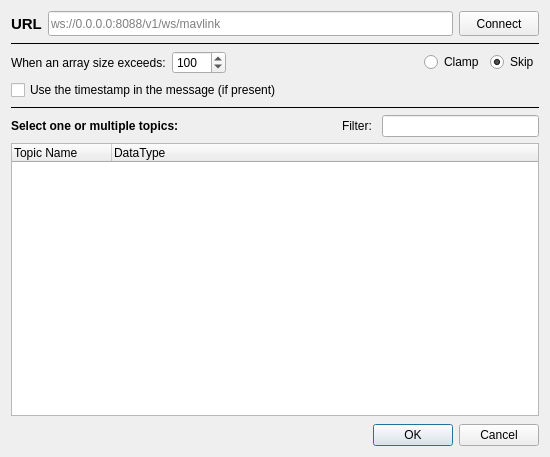
<?xml version="1.0" encoding="UTF-8"?>
<ui version="4.0">
 <class>WebSocketDialog</class>
 <widget class="QWidget" name="WebSocketDialog">
  <property name="geometry">
   <rect>
    <x>0</x>
    <y>0</y>
    <width>550</width>
    <height>457</height>
   </rect>
  </property>
  <property name="windowTitle">
   <string>Form</string>
  </property>
  <layout class="QVBoxLayout" name="verticalLayout_2">
   <item>
    <layout class="QGridLayout" name="gridLayout" columnstretch="0,3,0">
     <item row="0" column="0">
      <widget class="QLabel" name="labelUrl">
       <property name="font">
        <font>
         <pointsize>11</pointsize>
         <weight>75</weight>
         <bold>true</bold>
        </font>
       </property>
       <property name="text">
        <string>URL</string>
       </property>
      </widget>
     </item>
     <item row="0" column="1">
      <widget class="QLineEdit" name="lineEditUrl">
       <property name="minimumSize">
        <size>
         <width>0</width>
         <height>25</height>
        </size>
       </property>
       <property name="maximumSize">
        <size>
         <width>16777215</width>
         <height>25</height>
        </size>
       </property>
       <property name="placeholderText">
        <string>ws://0.0.0.0:8088/v1/ws/mavlink</string>
       </property>
      </widget>
     </item>
     <item row="0" column="2">
      <widget class="QPushButton" name="buttonConnect">
       <property name="minimumSize">
        <size>
         <width>0</width>
         <height>25</height>
        </size>
       </property>
       <property name="maximumSize">
        <size>
         <width>16777215</width>
         <height>25</height>
        </size>
       </property>
       <property name="text">
        <string>Connect</string>
       </property>
       <property name="checkable">
        <bool>true</bool>
       </property>
      </widget>
     </item>
    </layout>
   </item>
   <item>
    <widget class="Line" name="line">
     <property name="frameShadow">
      <enum>QFrame::Plain</enum>
     </property>
     <property name="orientation">
      <enum>Qt::Horizontal</enum>
     </property>
    </widget>
   </item>
   <item>
    <layout class="QHBoxLayout" name="parserOptionsLayout">
     <item>
      <widget class="QLabel" name="labelArraySize">
       <property name="text">
        <string>When an array size exceeds:</string>
       </property>
      </widget>
     </item>
     <item>
      <widget class="QSpinBox" name="spinBoxArraySize">
       <property name="minimum">
        <number>0</number>
       </property>
       <property name="maximum">
        <number>9999</number>
       </property>
       <property name="value">
        <number>100</number>
       </property>
      </widget>
     </item>
     <item>
      <spacer name="parserOptionsSpacer">
       <property name="orientation">
        <enum>Qt::Horizontal</enum>
       </property>
       <property name="sizeHint" stdset="0">
        <size>
         <width>40</width>
         <height>20</height>
        </size>
       </property>
      </spacer>
     </item>
     <item>
      <widget class="QRadioButton" name="radioClamp">
       <property name="text">
        <string>Clamp</string>
       </property>
      </widget>
     </item>
     <item>
      <widget class="QRadioButton" name="radioSkip">
       <property name="text">
        <string>Skip</string>
       </property>
       <property name="checked">
        <bool>true</bool>
       </property>
      </widget>
     </item>
    </layout>
   </item>
   <item>
    <widget class="QCheckBox" name="checkBoxUseTimestamp">
     <property name="text">
      <string>Use the timestamp in the message (if present)</string>
     </property>
    </widget>
   </item>
   <item>
    <widget class="Line" name="line_2">
     <property name="frameShadow">
      <enum>QFrame::Plain</enum>
     </property>
     <property name="orientation">
      <enum>Qt::Horizontal</enum>
     </property>
    </widget>
   </item>
   <item>
    <layout class="QHBoxLayout" name="horizontalLayout_5">
     <item>
      <widget class="QLabel" name="label_6">
       <property name="font">
        <font>
         <weight>75</weight>
         <bold>true</bold>
        </font>
       </property>
       <property name="text">
        <string>Select one or multiple topics:</string>
       </property>
      </widget>
     </item>
     <item>
      <spacer name="horizontalSpacer">
       <property name="orientation">
        <enum>Qt::Horizontal</enum>
       </property>
       <property name="sizeHint" stdset="0">
        <size>
         <width>40</width>
         <height>20</height>
        </size>
       </property>
      </spacer>
     </item>
     <item>
      <widget class="QLabel" name="label_7">
       <property name="text">
        <string>Filter: </string>
       </property>
      </widget>
     </item>
     <item>
      <widget class="QLineEdit" name="lineEditFilter">
       <property name="maximumSize">
        <size>
         <width>300</width>
         <height>16777215</height>
        </size>
       </property>
       <property name="clearButtonEnabled">
        <bool>true</bool>
       </property>
      </widget>
     </item>
    </layout>
   </item>
   <item>
    <widget class="QTreeWidget" name="topicsList">
     <property name="selectionMode">
      <enum>QAbstractItemView::MultiSelection</enum>
     </property>
     <property name="uniformRowHeights">
      <bool>true</bool>
     </property>
     <property name="headerHidden">
      <bool>false</bool>
     </property>
     <property name="columnCount">
      <number>2</number>
     </property>
     <column>
      <property name="text">
       <string>Topic Name</string>
      </property>
     </column>
     <column>
      <property name="text">
       <string>DataType</string>
      </property>
     </column>
    </widget>
   </item>
   <item>
    <layout class="QHBoxLayout" name="horizontalLayout" stretch="1,0">
     <property name="topMargin">
      <number>2</number>
     </property>
     <item>
      <spacer name="horizontalSpacer_2">
       <property name="orientation">
        <enum>Qt::Horizontal</enum>
       </property>
       <property name="sizeHint" stdset="0">
        <size>
         <width>40</width>
         <height>20</height>
        </size>
       </property>
      </spacer>
     </item>
     <item>
      <widget class="QDialogButtonBox" name="buttonBox">
       <property name="sizePolicy">
        <sizepolicy hsizetype="Expanding" vsizetype="Minimum">
         <horstretch>0</horstretch>
         <verstretch>0</verstretch>
        </sizepolicy>
       </property>
       <property name="standardButtons">
        <set>QDialogButtonBox::Cancel|QDialogButtonBox::Ok</set>
       </property>
       <property name="centerButtons">
        <bool>true</bool>
       </property>
      </widget>
     </item>
    </layout>
   </item>
  </layout>
 </widget>
 <resources/>
 <connections/>
</ui>
